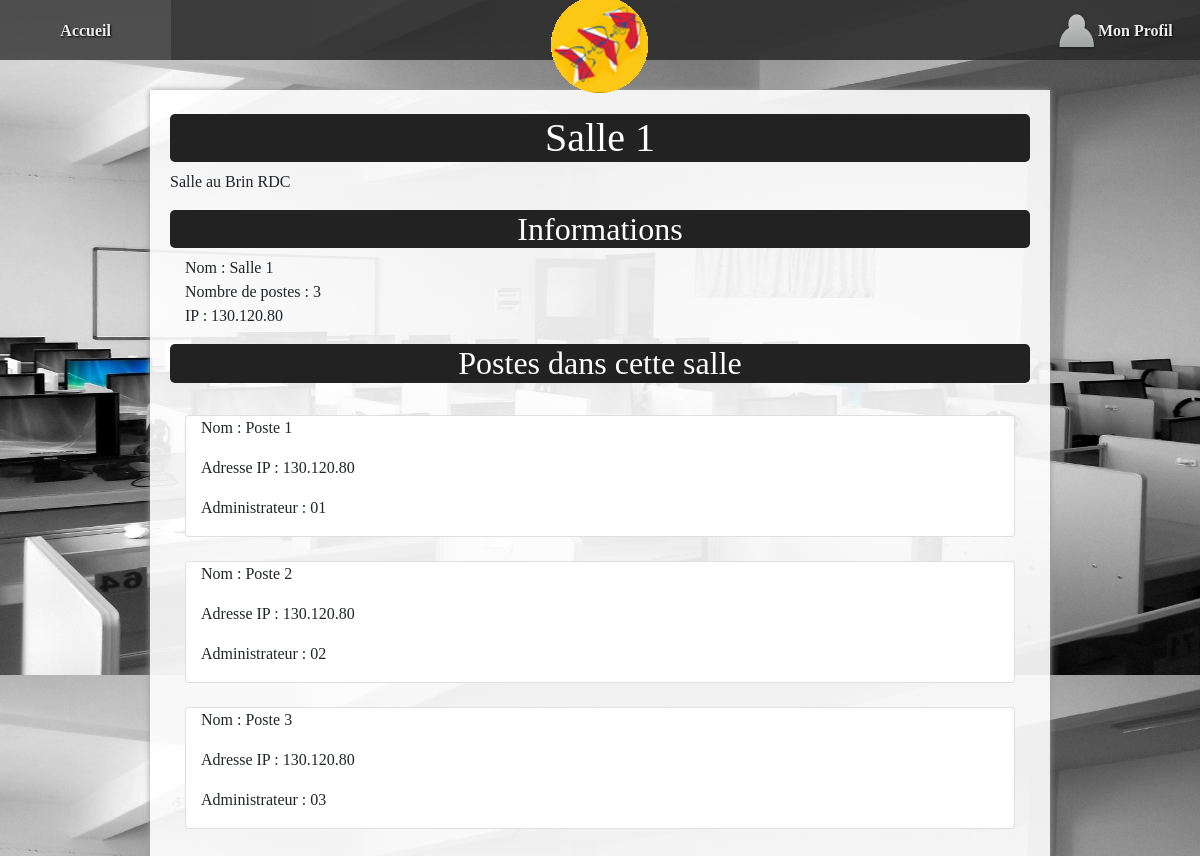
The page /?action=detail&nSalle=s01 (signed in) on the database its author committed.
### tables this page shows
CREATE TABLE `salle` (
  `nSalle` varchar(7) NOT NULL,
  `nomSalle` varchar(30) DEFAULT NULL,
  `nbPoste` tinyint(2) DEFAULT NULL,
  `indIP` varchar(11) DEFAULT NULL
);

CREATE TABLE `segment` (
  `indIP` varchar(11) NOT NULL,
  `nomSegment` varchar(15) DEFAULT NULL,
  `etage` tinyint(1) DEFAULT NULL,
  `nbSalle` tinyint(2) DEFAULT '0',
  `nbPoste` tinyint(2) DEFAULT '0'
);

CREATE TABLE `poste` (
  `nPoste` varchar(7) NOT NULL,
  `nomPoste` varchar(20) NOT NULL,
  `indIP` varchar(11) DEFAULT NULL,
  `ad` varchar(3) DEFAULT NULL,
  `typePoste` varchar(9) DEFAULT NULL,
  `nSalle` varchar(7) DEFAULT NULL,
  `nbLog` tinyint(2) DEFAULT '0'
);

### controleur/detailSalle.php (called while the page is built, shortened)
<?php
include_once "$racine/modele/bd.salle.inc.php";
$nSalle = $_GET["nSalle"];
$uneSalle = getSalleByNum($nSalle);
$mailU = getMailULoggedOn();
if($uneSalle['nombrePoste'] != 0){
    $unPoste = getPosteBySalle($nSalle);
}
include "$racine/vue/entete.html.php";
include "$racine/vue/vueDetailSalle.php";
include "$racine/vue/pied.html.php";
?>

### index.php (called while the page is built, shortened)
<?php
include "getRacine.php";
if (isset($_GET["action"])){
    $action = $_GET["action"];
}
else{
    $action = "defaut";
}
$fichier = controleurPrincipal($action);
include "$racine/controleur/$fichier";
?>

### modele/bd.salle.inc.php (called while the page is built, shortened)
<?php
function getPosteBySalle($nSalle){
    try {
        $cnx = connexionPDO();
        $req = $cnx->prepare("select * from poste where nSalle = '".$nSalle."'");
        $req->execute();
        $ligne = $req->fetch(PDO::FETCH_ASSOC);
        while ($ligne) {
            $resultat[] = $ligne;
            $ligne = $req->fetch(PDO::FETCH_ASSOC);
        }
    } catch (PDOException $e) {
        print "Erreur !: " . $e->getMessage();
        die();
    }
    return $resultat;
}
function getSalleByNum($nSalle) {
    try {
        $cnx = connexionPDO();
        $req = $cnx->prepare("select *, salle.nbPoste as nombrePoste from salle inner join segment on salle.indIP = segment.indIP where nSalle=:nSalle");
        $req->bindValue(':nSalle', $nSalle, PDO::PARAM_INT);
        $req->execute();
        $ligne = $req->fetch(PDO::FETCH_ASSOC);
    } catch (PDOException $e) {
        print "Erreur !: " . $e->getMessage();
        die();
    }
    return $ligne;
}
?>

### modele/bd.utilisateur.inc.php (called while the page is built, shortened)
<?php
function getUtilisateurByMailU($mailU) {
    $resultat = array();
    try {
        $cnx = connexionPDO1();
        $req = $cnx->prepare("select * from mrbs_users where email=:mailU");
        $req->bindValue(':mailU', $mailU, PDO::PARAM_STR);
        $req->execute();
        $resultat = $req->fetch(PDO::FETCH_ASSOC);
    }
    catch (PDOException $e) {
        print "Erreur !: " . $e->getMessage();
        die();
    }
    return $resultat;
}
?>

### modele/authentification.inc.php (called while the page is built, shortened)
<?php
include_once "bd.utilisateur.inc.php";
function getMailULoggedOn(){
    if (isLoggedOn()){
        $ret = $_SESSION["email"];
    }
    else {
        $ret = "";
    }
    return $ret;
}
function isLoggedOn() {
    $ret = false;
    if (isset($_SESSION["email"])) {
        $util = getUtilisateurByMailU($_SESSION["email"]);
        if ($util["email"] == $_SESSION["email"] && $util["password"] == $_SESSION["password"]
        ) {
            $ret = true;
        }
    }
    return $ret;
}
?>

### vue/vueDetailSalle.php (the view, shortened to what this page needs)
<div class="container">
    <h1><?= $uneSalle['nomSalle']; ?></h1>
    <p id="principal">
        Salle au <?= $uneSalle['nomSegment']; ?>
    </p>
    <h2>
        Informations
    </h2>
    <div class="container">
        <div class="row">
            <div class="col-sm-5">
                <p>
                    Nom : <?= $uneSalle['nomSalle']; ?><br />
                    Nombre de postes : <?= $uneSalle['nombrePoste']; ?><br />
                    IP : <?= $uneSalle['indIP']; ?>
                </p>
            </div>
        </div>
    </div>
    <h2 id="postes">
        Postes dans cette salle
    </h2>
    <?php
        if($uneSalle['nombrePoste'] != 0){
            for ($i = 0; $i < count($unPoste); $i++) { ?>
                <div class="container">
                    <div class="card">
                        <div class="row">
                            <div class="col-md-5">
                                <div class="container">
                                    <p> Nom : <?= $unPoste[$i]["nomPoste"] ?> </p>
                                    <p> Adresse IP : <?= $unPoste[$i]["indIP"] ?> </p>
                                    <p> Administrateur : <?= $unPoste[$i]["ad"] ?> </p>
                                </div>
                            </div>
                        </div>
                    </div>
                </div>
    <?php
            }
        }
    ?>
</div>

### css/base.css (style rules this page uses)
:root { --largeurPage: 900px; --largeurMenuCont : 200px; --margeCalc: calc((100% - var(--largeurPage)) / 2); --margeMenuHaut : 15px; --hauteurMenuGene:60px; --coulA1:#5A7694; --coulA2:#D7E5ED; --coulB1:#566459; --coulB2:#90974A; --coulC:#CDBCA0; --fondC:#fcfbfb; --padding_cote:5px; }
body { font-family: Montserrat !important; color : #333; font-size : 14px; line-height : 1.3; scroll-behavior: smooth; background: url("it-classroom.jpg"); background-size: cover; }

### css/cgu.css (style rules this page uses)
h1,h2,h3,h4 { font-family: Montserrat; background-color : rgba(34,34,34,1); font-weight:bold; border-radius: 5px; text-align: center; color: white; }

### rows shown on the page
salle: nomSalle "Salle 1", nbPoste "3"
segment: nomSegment "Brin RDC", indIP "130.120.80"
poste: nomPoste "Poste 1", indIP "130.120.80", ad "01"
poste: nomPoste "Poste 2", indIP "130.120.80", ad "02"
poste: nomPoste "Poste 3", indIP "130.120.80", ad "03"
